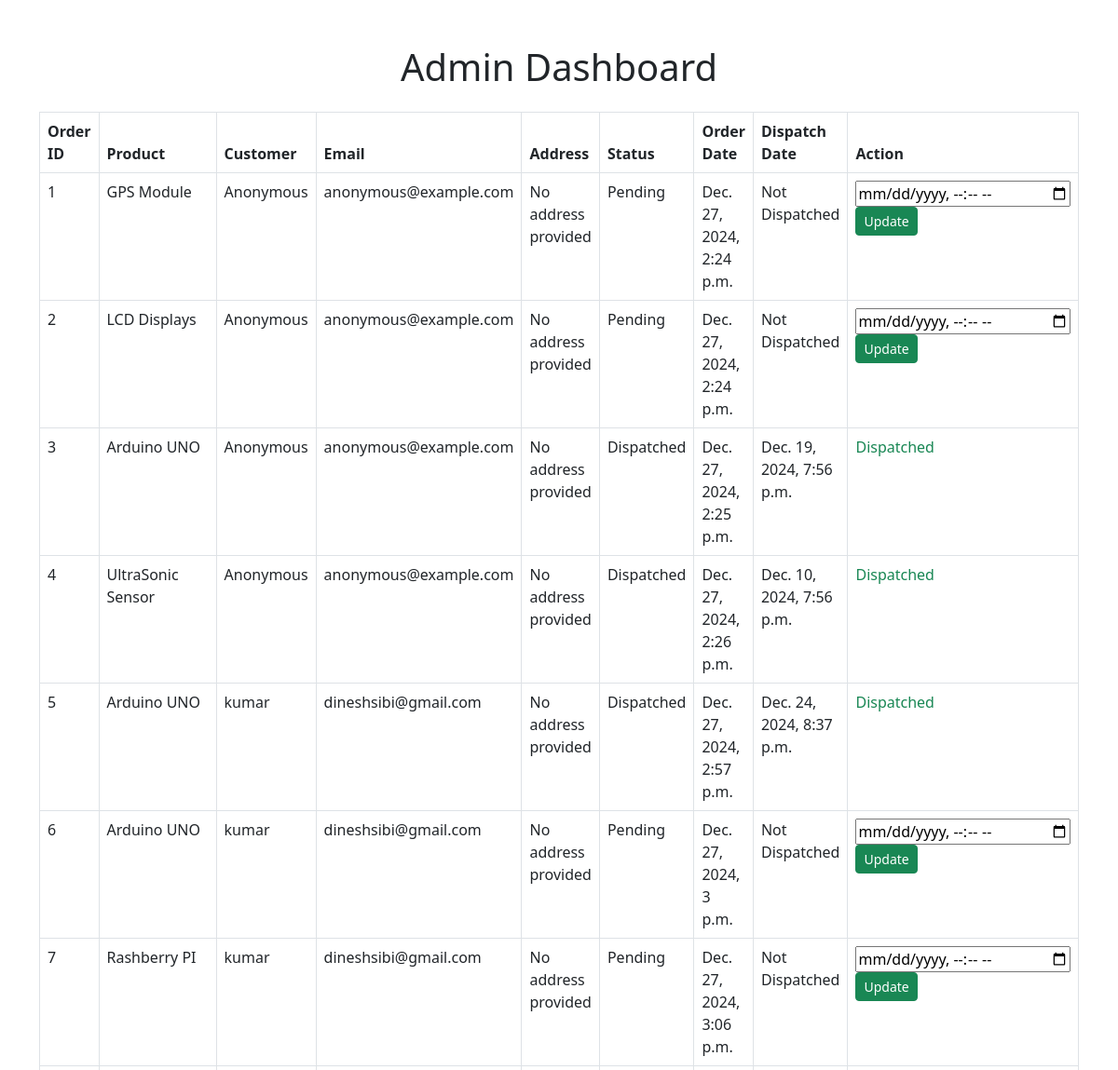
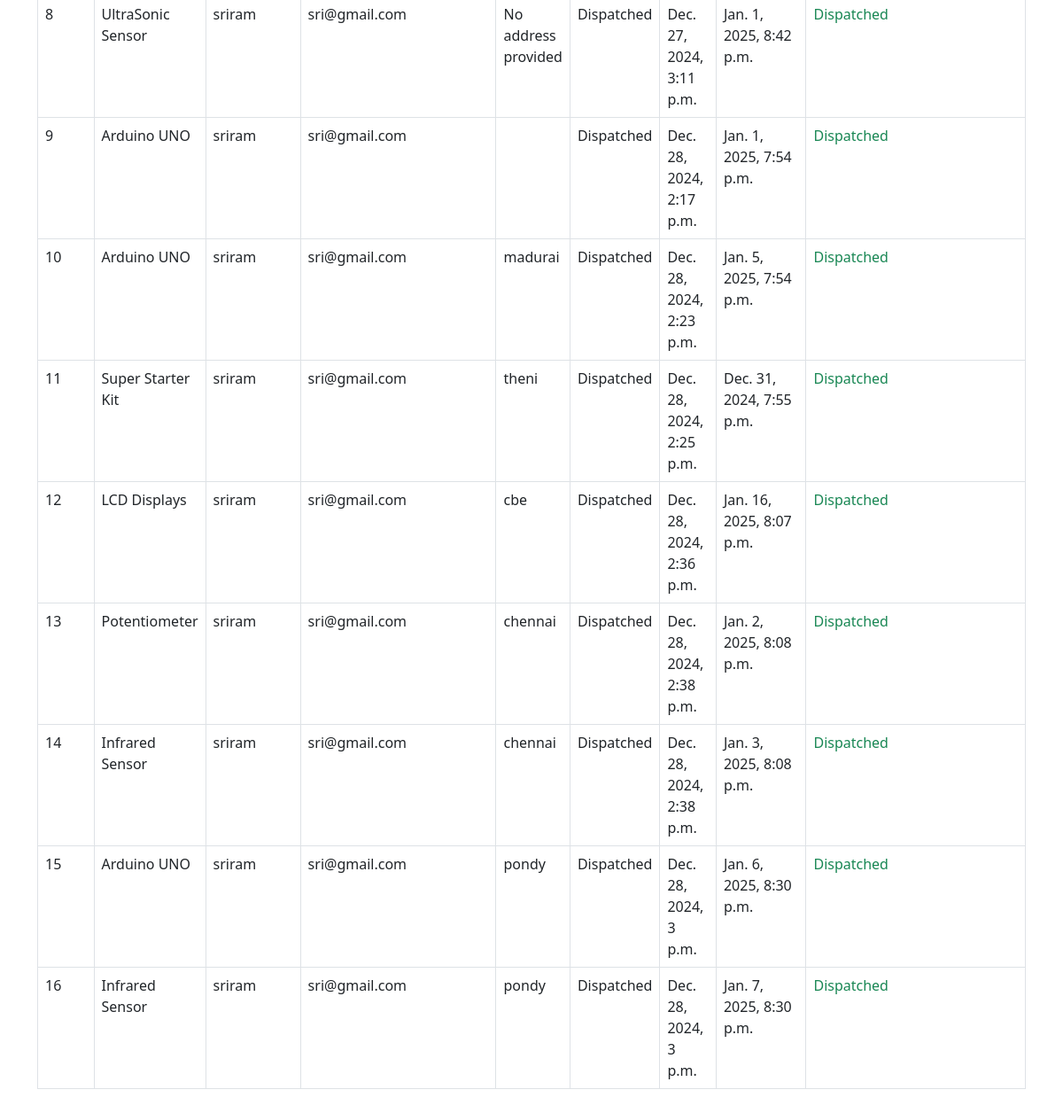
Screenshot of /admin-dashboard/ with the database file from the repository (2 pictures, top to bottom).
### store/models.py (models this page shows, shortened)
class Order(models.Model):
    product = models.ForeignKey(Product, on_delete=models.CASCADE)
    customer = models.ForeignKey(User, on_delete=models.CASCADE, null=True, blank=True)
    customer_name = models.CharField(max_length=255)
    customer_email = models.EmailField()
    address = models.TextField()
    order_date = models.DateTimeField(auto_now_add=True)
    dispatch_date = models.DateTimeField(null=True, blank=True)
    status = models.CharField(
        max_length=50,
        choices=[
            ('Pending', 'Pending'),
            ('Dispatched', 'Dispatched'),
        ],
        default='Pending'
    )

class Product(models.Model):
    name = models.CharField(max_length=255)
    price = models.DecimalField(max_digits=10, decimal_places=2)
    image = models.ImageField(upload_to='products/')

### store/views.py (the view, shortened to what this page needs)
# urls.py: path('admin-dashboard/', views.admin_dashboard, name='admin_dashboard'),
def admin_dashboard(request):
    orders = Order.objects.all()
    return render(request, 'store/admin_dashboard.html', {'orders': orders})

### store/templates/store/admin_dashboard.html (shortened to what this page needs)
<!DOCTYPE html>
<html lang="en">
<head>
    <link href="https://cdn.jsdelivr.net/npm/bootstrap@5.3.0/dist/css/bootstrap.min.css" rel="stylesheet">
</head>
<body>
    <div class="container my-5">
        <h1 class="text-center">Admin Dashboard</h1>
        <table class="table table-bordered mt-4">
            <thead>
                <tr>
                    <th>Order ID</th>
                    <th>Product</th>
                    <th>Customer</th>
                    <th>Email</th>
                    <th>Address</th>
                    <th>Status</th>
                    <th>Order Date</th>
                    <th>Dispatch Date</th>
                    <th>Action</th>
                </tr>
            </thead>
            <tbody>
                {% for order in orders %}
                <tr>
                    <td>{{ order.id }}</td>
                    <td>{{ order.product.name }}</td>
                    <td>{{ order.customer_name }}</td>
                    <td>{{ order.customer_email }}</td>
                    <td>{{ order.address }}</td>
                    <td>{{ order.status }}</td>
                    <td>{{ order.order_date }}</td>
                    <td>{{ order.dispatch_date|default:"Not Dispatched" }}</td>
                    <td>
                        {% if order.status == 'Pending' %}
                        <form method="post">
                            <input type="datetime-local" name="dispatch_date" required>
                            <button type="submit" class="btn btn-success btn-sm">Update</button>
                        </form>
                        {% else %}
                        <span class="text-success">Dispatched</span>
                        {% endif %}
                    </td>
                </tr>
                {% endfor %}
            </tbody>
        </table>
    </div>
</body>
</html>

### rows the page displays
Order: id "1", product.name "GPS Module", customer_name "Anonymous", customer_email "anonymous@example.com", address "No address provided", status "Pending", order_date "Dec. 27, 2024, 2:24 p.m.", dispatch_date "Not Dispatched"
Order: id "2", product.name "LCD Displays", customer_name "Anonymous", customer_email "anonymous@example.com", address "No address provided", status "Pending", order_date "Dec. 27, 2024, 2:24 p.m.", dispatch_date "Not Dispatched"
Order: id "3", product.name "Arduino UNO", customer_name "Anonymous", customer_email "anonymous@example.com", address "No address provided", status "Dispatched", order_date "Dec. 27, 2024, 2:25 p.m.", dispatch_date "Dec. 19, 2024, 7:56 p.m."
Order: id "4", product.name "UltraSonic Sensor", customer_name "Anonymous", customer_email "anonymous@example.com", address "No address provided", status "Dispatched", order_date "Dec. 27, 2024, 2:26 p.m.", dispatch_date "Dec. 10, 2024, 7:56 p.m."
Order: id "5", product.name "Arduino UNO", customer_name "kumar", customer_email "dineshsibi@gmail.com", address "No address provided", status "Dispatched", order_date "Dec. 27, 2024, 2:57 p.m.", dispatch_date "Dec. 24, 2024, 8:37 p.m."
Order: id "6", product.name "Arduino UNO", customer_name "kumar", customer_email "dineshsibi@gmail.com", address "No address provided", status "Pending", order_date "Dec. 27, 2024, 3 p.m.", dispatch_date "Not Dispatched"
Order: id "7", product.name "Rashberry PI", customer_name "kumar", customer_email "dineshsibi@gmail.com", address "No address provided", status "Pending", order_date "Dec. 27, 2024, 3:06 p.m.", dispatch_date "Not Dispatched"
Order: id "8", product.name "UltraSonic Sensor", customer_name "sriram", customer_email "sri@gmail.com", address "No address provided", status "Dispatched", order_date "Dec. 27, 2024, 3:11 p.m.", dispatch_date "Jan. 1, 2025, 8:42 p.m."
Order: id "9", product.name "Arduino UNO", customer_name "sriram", customer_email "sri@gmail.com", status "Dispatched", order_date "Dec. 28, 2024, 2:17 p.m.", dispatch_date "Jan. 1, 2025, 7:54 p.m."
Order: id "10", product.name "Arduino UNO", customer_name "sriram", customer_email "sri@gmail.com", address "madurai", status "Dispatched", order_date "Dec. 28, 2024, 2:23 p.m.", dispatch_date "Jan. 5, 2025, 7:54 p.m."
Order: id "11", product.name "Super Starter Kit", customer_name "sriram", customer_email "sri@gmail.com", address "theni", status "Dispatched", order_date "Dec. 28, 2024, 2:25 p.m.", dispatch_date "Dec. 31, 2024, 7:55 p.m."
Order: id "12", product.name "LCD Displays", customer_name "sriram", customer_email "sri@gmail.com", address "cbe", status "Dispatched", order_date "Dec. 28, 2024, 2:36 p.m.", dispatch_date "Jan. 16, 2025, 8:07 p.m."
Order: id "13", product.name "Potentiometer", customer_name "sriram", customer_email "sri@gmail.com", address "chennai", status "Dispatched", order_date "Dec. 28, 2024, 2:38 p.m.", dispatch_date "Jan. 2, 2025, 8:08 p.m."
Order: id "14", product.name "Infrared Sensor", customer_name "sriram", customer_email "sri@gmail.com", address "chennai", status "Dispatched", order_date "Dec. 28, 2024, 2:38 p.m.", dispatch_date "Jan. 3, 2025, 8:08 p.m."
Order: id "15", product.name "Arduino UNO", customer_name "sriram", customer_email "sri@gmail.com", address "pondy", status "Dispatched", order_date "Dec. 28, 2024, 3 p.m.", dispatch_date "Jan. 6, 2025, 8:30 p.m."
Order: id "16", product.name "Infrared Sensor", customer_name "sriram", customer_email "sri@gmail.com", address "pondy", status "Dispatched", order_date "Dec. 28, 2024, 3 p.m.", dispatch_date "Jan. 7, 2025, 8:30 p.m."
